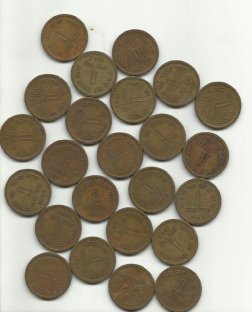
#> input picture data/input_image.jpg, 252 x 312 px, found by its file name
$ python watershed_segmentation.py
#> lines starting #> are read from the running program, lines starting #| are printed output that depends on the picture; after the words box and inside, x2 and y2 are one past the last pixel; in counts of white or black regions, pixels touching at a corner belong together
"""
Project: Watershed Image Segmentation and Evaluation

Description:
This project performs image segmentation using the Watershed algorithm from OpenCV.
The process includes image loading, preprocessing, marker generation, and application
of the watershed transform to segment different regions of an image. It also evaluates
the segmentation accuracy using the Intersection over Union (IoU) metric by comparing
the segmented output against a provided ground truth mask.

Applications:
- Medical imaging (e.g., segmenting organs, tumors, or cells in MRI/CT scans)
- Object detection in satellite or aerial imagery
- Automated inspection in manufacturing (e.g., detecting defects or boundaries)
- Background separation in photography and video editing
- Document analysis (e.g., separating text, graphics, or regions in scanned pages)

Key functionalities:
- Load and preprocess input image
- Generate markers for watershed segmentation
- Apply watershed algorithm to detect boundaries
- Calculate and print mean IoU for evaluation
- Save and display intermediate and final results

"""


import cv2
import numpy as np

def load_image(image_path):
#> called with image_path = 'data/input_image.jpg'
    image = cv2.imread(image_path)
#> image is the input picture: shape (312, 252, 3); mean B, G, R 136.3, 153.2, 161.4
    if image is None:
        raise ValueError("Image not found or invalid image format")
    return image

def preprocess_image(image):
    gray = cv2.cvtColor(image, cv2.COLOR_BGR2GRAY)
    blurred = cv2.GaussianBlur(gray, (5, 5), 0)
    return blurred

def generate_markers(image):
    ret, thresh = cv2.threshold(image, 0, 255, cv2.THRESH_BINARY_INV + cv2.THRESH_OTSU)
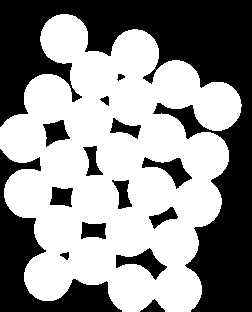
#> thresh: shape (312, 252); 56.5% white; 15 black regions, largest, box (x1, y1, x2, y2) and area: (0, 0, 252, 312) 24807, (0, 149, 122, 312) 5576, (116, 248, 167, 280) 637
#> ret = 162
    kernel = np.ones((3, 3), np.uint8)
    opening = cv2.morphologyEx(thresh, cv2.MORPH_OPEN, kernel, iterations=2)
#> opening: shape (312, 252); 56.5% white; 15 black regions, largest, box (x1, y1, x2, y2) and area: (0, 0, 252, 312) 24815, (0, 149, 122, 312) 5576, (116, 248, 167, 280) 637
    sure_bg = cv2.dilate(opening, kernel, iterations=3)
#> sure_bg: shape (312, 252); 66.4% white; 18 black regions (6 under 20 px), largest, box (x1, y1, x2, y2) and area: (0, 0, 252, 312) 21048, (0, 156, 115, 312) 4193, (174, 110, 199, 133) 198
    dist_transform = cv2.distanceTransform(opening, cv2.DIST_L2, 5)
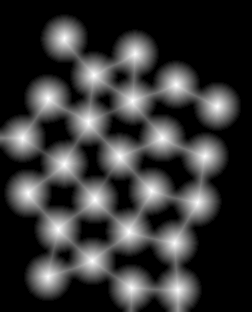
#> dist_transform: shape (312, 252) float32; min 0, max 24, mean 5.1; drawn with min black and max white
    ret, sure_fg = cv2.threshold(dist_transform, 0.7 * dist_transform.max(), 255, 0)
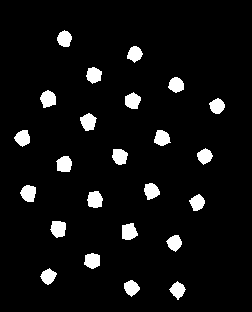
#> sure_fg: shape (312, 252) float32; 5.9% white; 24 white regions, largest, box (x1, y1, x2, y2) and area: (87, 191, 103, 208) 214, (50, 221, 66, 238) 213, (122, 223, 138, 240) 213
#> ret = 16.8
    sure_fg = np.uint8(sure_fg)
    unknown = cv2.subtract(sure_bg, sure_fg)
#> unknown: shape (312, 252); 60.5% white; 42 black regions (6 under 20 px), largest, box (x1, y1, x2, y2) and area: (0, 0, 252, 312) 21048, (0, 156, 115, 312) 4193, (87, 191, 103, 208) 214
    ret, markers = cv2.connectedComponents(sure_fg)
#> markers: shape (312, 252) int32; 25 distinct labels, from 0 to 24
#> ret = 25
    markers = markers + 1
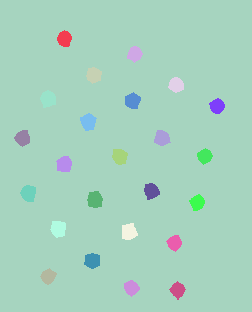
#> markers: shape (312, 252) int32; 25 distinct labels, from 1 to 25; one colour per label, 0 black
    markers[unknown == 255] = 0
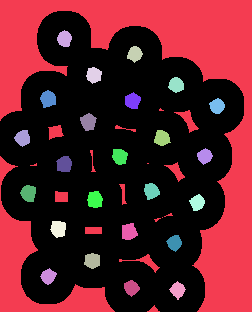
#> markers: shape (312, 252) int32; 26 distinct labels, from 0 to 25; one colour per label, 0 black
    return markers

def apply_watershed(original_image, markers):
    markers = cv2.watershed(original_image, markers)
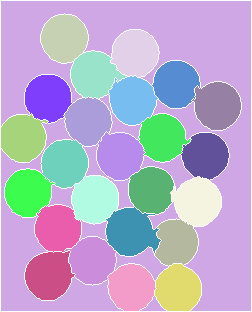
#> markers: shape (312, 252) int32; 26 distinct labels, from -1 to 25; one colour per label, 0 black, -1 white
    original_image[markers == -1] = [0, 0, 255]
#> original_image: shape (312, 252, 3); 5.06% of pixels changed, all inside (x1, y1, x2, y2) = (0, 0, 252, 312)
    return markers, original_image

def calculate_iou(pred_mask, gt_mask):
    pred_bool = pred_mask.astype(bool)
    gt_bool = gt_mask.astype(bool)
    intersection = np.logical_and(pred_bool, gt_bool).sum()
    union = np.logical_or(pred_bool, gt_bool).sum()
    return 1.0 if union == 0 else intersection / union

def evaluate_segmentation(segmented, ground_truth):
    _, seg_bin = cv2.threshold(segmented, 127, 255, cv2.THRESH_BINARY)
    _, gt_bin = cv2.threshold(ground_truth, 127, 255, cv2.THRESH_BINARY)
    iou = calculate_iou(seg_bin, gt_bin)
    print(f"Mean Intersection over Union (mIoU): {iou:.4f}")
    return iou

if __name__ == "__main__":
    image_path = "data/input_image.jpg"
    gt_path = "data/ground_truth_mask.png"  # Update the ground truth path as needed
    output_path = "data/watershed_result.jpg"

    original = load_image(image_path)
    preprocessed = preprocess_image(original)

    markers = generate_markers(preprocessed)
    markers, result = apply_watershed(original.copy(), markers)

    cv2.imwrite(output_path, result)
    print(f"Watershed segmentation result saved to: {output_path}")

    try:
        gt_mask = cv2.imread(gt_path, cv2.IMREAD_GRAYSCALE)
        if gt_mask is not None:
            cv2.imwrite('data/segmented_output.jpg', result)
            cv2.imwrite('data/ground_truth.jpg', gt_mask)
            print("Segmented and ground truth masks saved for comparison.")

            result_gray = cv2.cvtColor(result, cv2.COLOR_BGR2GRAY)
            _, pred_bin = cv2.threshold(result_gray, 127, 255, cv2.THRESH_BINARY)
            _, gt_bin = cv2.threshold(gt_mask, 127, 255, cv2.THRESH_BINARY)

            iou = calculate_iou(pred_bin, gt_bin)
            print(f"Adjusted IoU: {iou:.4f}")
        else:
            print("Ground truth mask not found or invalid.")
    except Exception as e:
        print("Evaluation skipped:", e)

    markers_display = np.uint8(markers * 255 / np.max(markers))
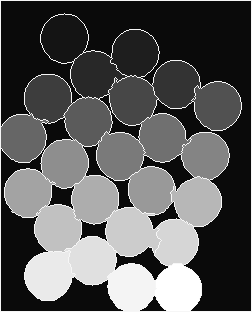
#> markers_display: shape (312, 252); min 10, max 255, mean 89
    cv2.imshow('Markers', markers_display)
    cv2.waitKey(2000)  # Automatically close after 2 seconds
    cv2.destroyAllWindows()
